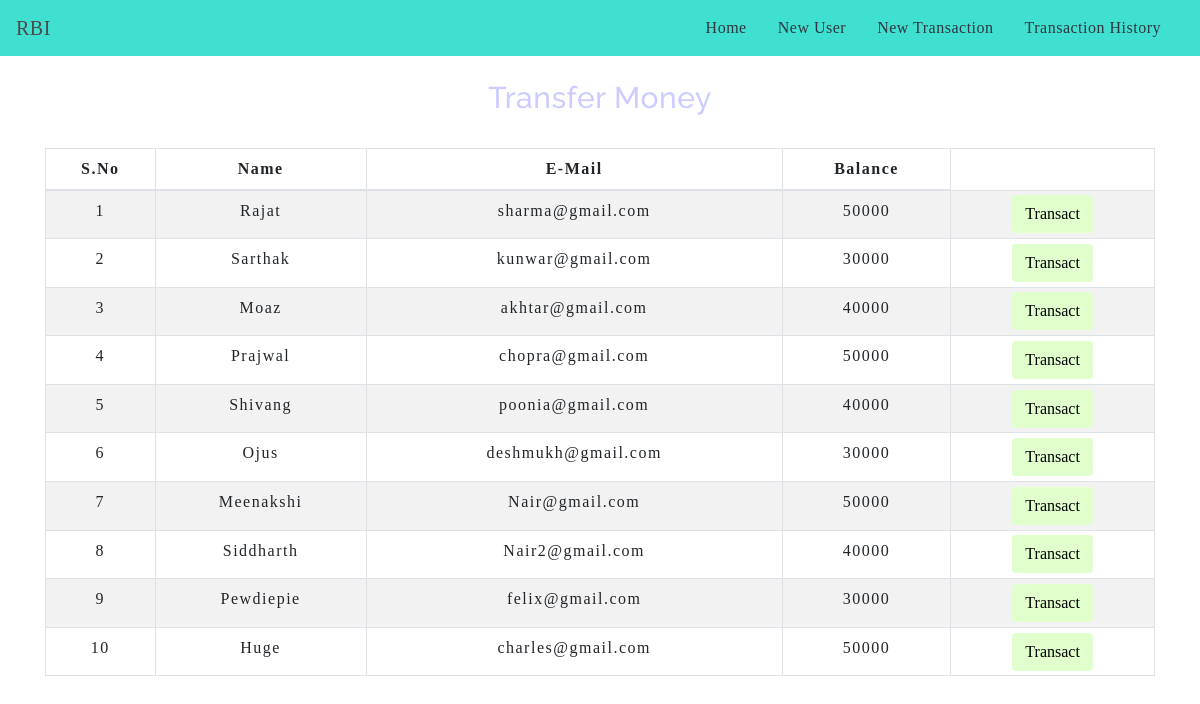
The app's page /transfermoney.php with its own data.
### tables this page shows
CREATE TABLE `users` (
  `id` int(3) NOT NULL,
  `name` text NOT NULL,
  `email` varchar(30) NOT NULL,
  `balance` int(8) NOT NULL
);

### transfermoney.php (the view, shortened to what this page needs)
<!DOCTYPE html>
<html lang="en">
<head>
    <link rel="stylesheet" href="https://maxcdn.bootstrapcdn.com/bootstrap/4.0.0/css/bootstrap.min.css">
    <link rel="stylesheet" type="text/css" href="css/table.css">
    <link rel="stylesheet" type="text/css" href="css/navbar.css">
</head>
<body>
<?php
    include 'config.php';
    $sql = "SELECT * FROM users";
    $result = mysqli_query($conn,$sql);
?>
<?php
  include 'navbar.php';
?>
<div class="container">
        <h2 class="text-center pt-4">Transfer Money</h2>
        <br>
            <div class="row">
                <div class="col">
                    <div class="table-responsive-sm">
                    <table class="table table-hover table-sm table-striped table-condensed table-bordered">
                        <thead>
                            <tr>
                            <th scope="col" class="text-center py-2">S.No</th>
                            <th scope="col" class="text-center py-2">Name</th>
                            <th scope="col" class="text-center py-2">E-Mail</th>
                            <th scope="col" class="text-center py-2">Balance</th>
                            </tr>
                        </thead>
                        <tbody>
                <?php
                    while($rows=mysqli_fetch_assoc($result)){
                ?>
                    <tr>
                        <td class="py-2"><?php echo $rows['id'] ?></td>
                        <td class="py-2"><?php echo $rows['name']?></td>
                        <td class="py-2"><?php echo $rows['email']?></td>
                        <td class="py-2"><?php echo $rows['balance']?></td>
                        <td><a href="selecteduserdetail.php?id= <?php echo $rows['id'] ;?>"> <button type="button" class="btn">Transact</button></a></td>
                    </tr>
                <?php
                    }
                ?>
                        </tbody>
                    </table>
                    </div>
                </div>
            </div>
         </div>
</body>
</html>

### navbar.php (shortened to what this page needs)
<nav class="navbar navbar-expand-md">
<a class="navbar-brand" href="index.php">RBI</a>
<div class="collapse navbar-collapse" id="collapsibleNavbar">
      <ul class="navbar-nav ml-auto">
        <li class="nav-item">
          <a class="nav-link" href="index.php">Home</a>
        </li>
        <li class="nav-item">
          <a class="nav-link" href="createuser.php">New User</a>
        </li>
        <li class="nav-item">
          <a class="nav-link" href="transfermoney.php">New Transaction</a>
        </li>
        <li class="nav-item">
          <a class="nav-link" href="transactionhistory.php">Transaction History</a>
        </li>
    </div>
 </nav>

### css/table.css (style rules this page uses)
* { padding: 0; margin: 0; box-sizing: border-box; font-family: Georgia, serif; }
h2 { font-size: 30px; }
table { letter-spacing: 1.5px; }
td { text-align: center; }
button { border:none; background: #e0ffcd; transition: 1s; }

### css/navbar.css (style rules this page uses)
.navbar { width:100%; white-space:nowrap; background-color: #40E0D0; }
.nav-link { margin-right: 15px; color:#2F363F; letter-spacing: 0.5px; transition: 0.5s; }
.navbar-brand { color: #4C4B4B; letter-spacing: 0.5px; }
h2 { color: #CCCCFF; letter-spacing: 0.5px; font-family: raleway; }

### transfermoney.php (style rules this page uses)
button { transition: 1.5s; }

### records on screen
users: id "1", name "Rajat", email "sharma@gmail.com", balance "50000"
users: id "2", name "Sarthak", email "kunwar@gmail.com", balance "30000"
users: id "3", name "Moaz", email "akhtar@gmail.com", balance "40000"
users: id "4", name "Prajwal", email "chopra@gmail.com", balance "50000"
users: id "5", name "Shivang", email "poonia@gmail.com", balance "40000"
users: id "6", name "Ojus", email "deshmukh@gmail.com", balance "30000"
users: id "7", name "Meenakshi", email "Nair@gmail.com", balance "50000"
users: id "8", name "Siddharth", email "Nair2@gmail.com", balance "40000"
users: id "9", name "Pewdiepie", email "felix@gmail.com", balance "30000"
users: id "10", name "Huge", email "charles@gmail.com", balance "50000"
